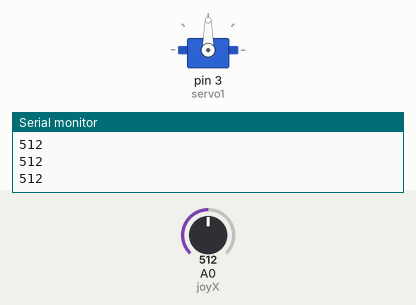
This sketch was run on a simulated Arduino Uno, built with avr-gcc and run on an emulated ATmega328P. On the bench: servo, the last lines printed to the serial monitor. Inputs (shaded band) come from the test bench; at power-on: A0 (joyX) = 512.

Above: at 1.2 s.
1.3 s: A0 (joyX) set to 488
At 2.0 s:
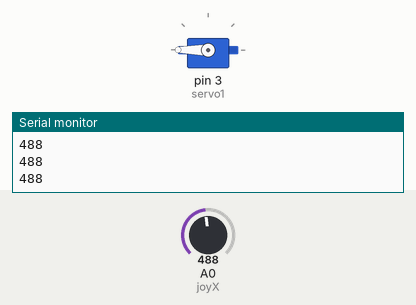
2.8 s: A0 (joyX) set to 519
At 3.3 s:
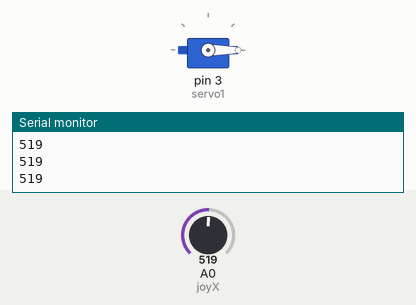
4.3 s: A0 (joyX) set to 511
At 5.5 s:
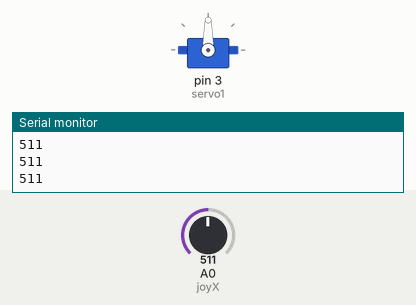
5.8 s: A0 (joyX) set to 490
At 6.8 s:
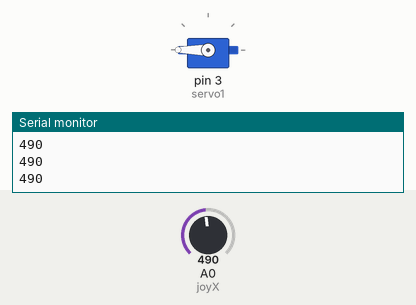
Timing chart, 0 to 8.3 s (numbered marks = the images above; inputs shaded):
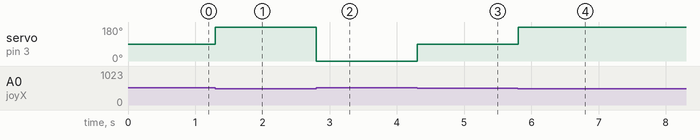

The sketch:

Servo.ino
```cpp
#include <Servo.h>

Servo servo1;
Servo servo2;
int joyX = 0;
int Valjoy;
int pos;
int servoVal = 0;

void setup()
{
  servo1.attach(3);
  Serial.begin(9600);
}

void loop()
{
  Valjoy = analogRead(joyX);
  if (Valjoy < 509 ) {
   pos = 1;
  }
  if (Valjoy > 509 ) {
     pos = -1;
  }
  if (Valjoy >= 500 &&  Valjoy <=515 )  {
       pos = 0;
  }

  if (pos == 0) {
    servo1.write(90);
  }

  if (pos == 1) {
    servo1.write(180);
  }
  if (pos == -1){
    servo1.write(0);
  }


  Serial.println(Valjoy);

}
```

Measured:
- the behaviour switches between 500 and 499 on A0 (joyX) (found by bisection; images 0 and 1)
- after the input at 1.3 s, servo on pin 3 (servo1): 90° → 180° at once
- after the input at 2.8 s, servo on pin 3 (servo1): 180° → 0° at once
- after the input at 4.3 s, servo on pin 3 (servo1): 0° → 90° at once
- after the input at 5.8 s, servo on pin 3 (servo1): 90° → 180° at once
